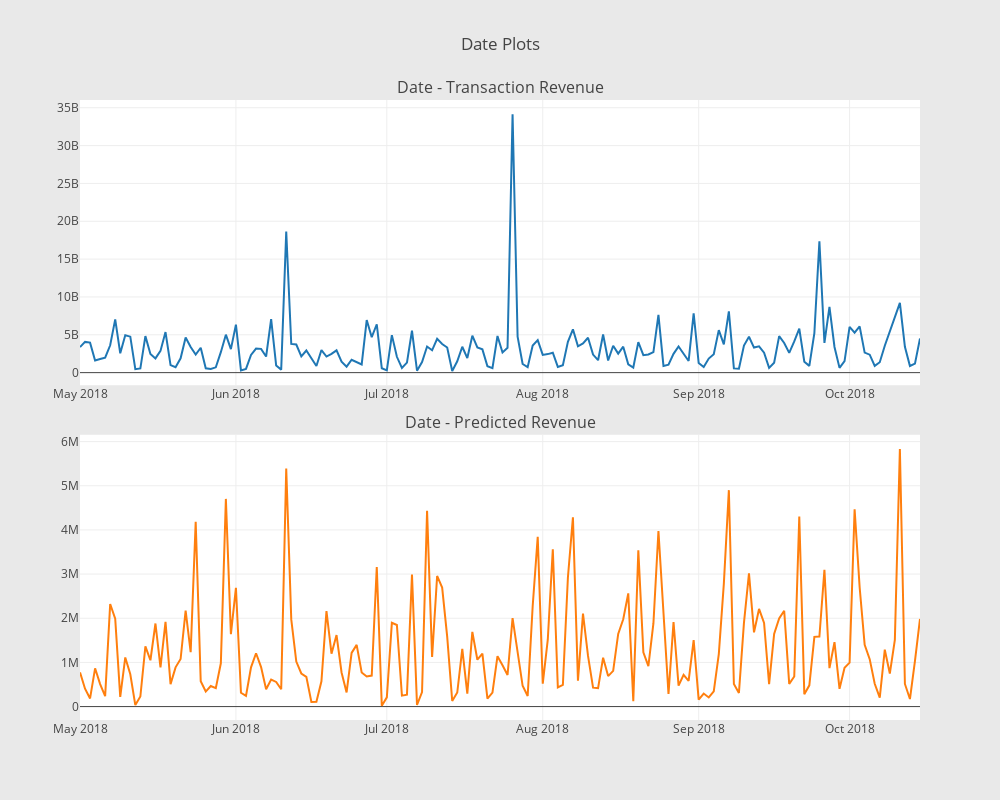

Notebook source saved alongside this figure:
### Markdown cell above
## Test Dataset Timeseries visualization

### Code cell
pred_test[pred_test<0] = 0
val_pred_ = pd.DataFrame({"date":test["date"].values})
val_pred_["transactionRevenue"] = test["totals.transactionRevenue"].values
val_pred_["PredictedRevenue"] = np.expm1(pred_test)
val_pred_ = val_pred_.groupby("date")["transactionRevenue", "PredictedRevenue"].sum().reset_index()


time_re = val_pred_.groupby('date')['transactionRevenue'].sum()
time_rev_pr = val_pred_.groupby('date')['PredictedRevenue'].sum()


time_re = time_re.sort_index()
time_rev_pr = time_rev_pr.sort_index()

time_re= go.Scatter( x=time_re.index,y=time_re.values,showlegend=False)
time_rev_pr= go.Scatter( x=time_rev_pr.index,y=time_rev_pr.values,showlegend=False)


fig = tools.make_subplots(rows=2, cols=1, vertical_spacing=0.08,subplot_titles=["Date - Transaction Revenue","Date - Predicted Revenue"])
fig.append_trace(time_re, 1, 1)
fig.append_trace(time_rev_pr, 2, 1)

fig['layout'].update(height=800, width=1000, paper_bgcolor='rgb(233,233,233)', title="Date Plots")
py.iplot(fig, filename='date-plots')

### Figure 1 — Plotly figure (JSON) as saved in the notebook; plotly's stock layout.template omitted (floating-point values rounded to 4 significant figures; data arrays with more than 128 entries replaced by an {"elided": "..."} marker saying what was removed)
{"data": [{"showlegend": false, "type": "scatter", "uid": "31edf8cc-61c3-4fbb-86d1-198dcb88d632", "x": {"elided": "168 str values"}, "xaxis": "x", "y": {"elided": "168 int values"}, "yaxis": "y"}, {"showlegend": false, "type": "scatter", "uid": "0d35efed-e98d-4919-8103-0586eb8fcfe8", "x": {"elided": "168 str values"}, "xaxis": "x2", "y": {"elided": "168 float values"}, "yaxis": "y2"}], "layout": {"annotations": [{"font": {"size": 16}, "showarrow": false, "text": "Date - Transaction Revenue", "x": 0.5, "xanchor": "center", "xref": "paper", "y": 1, "yanchor": "bottom", "yref": "paper"}, {"font": {"size": 16}, "showarrow": false, "text": "Date - Predicted Revenue", "x": 0.5, "xanchor": "center", "xref": "paper", "y": 0.46, "yanchor": "bottom", "yref": "paper"}], "height": 800, "paper_bgcolor": "rgb(233,233,233)", "title": {"text": "Date Plots"}, "width": 1000, "xaxis": {"anchor": "y", "domain": [0, 1]}, "xaxis2": {"anchor": "y2", "domain": [0, 1]}, "yaxis": {"anchor": "x", "domain": [0.54, 1]}, "yaxis2": {"anchor": "x2", "domain": [0, 0.46]}}}
